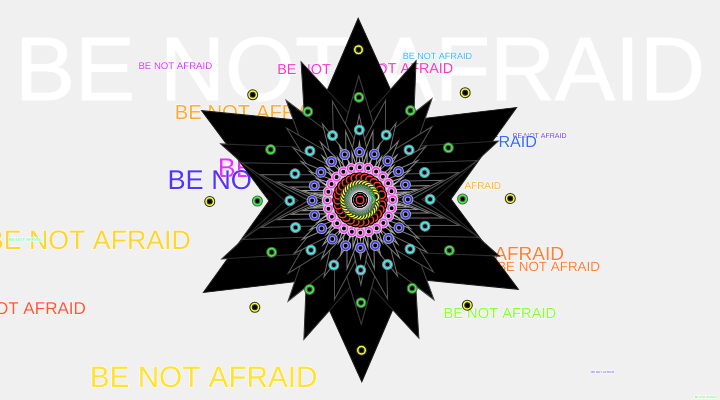
Frame 1 (no input)
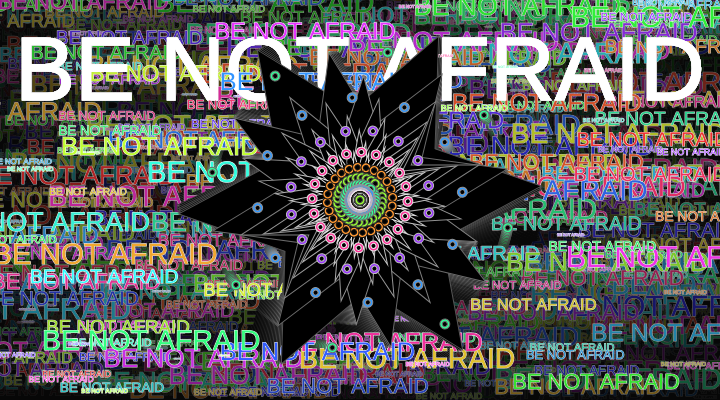
Frame 60 (no input)
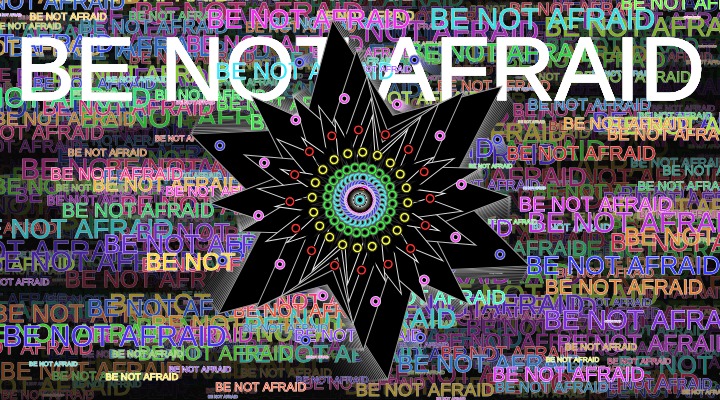
Frame 120 (the mouse pressed at the canvas centre since frame 60)

The p5.js sketch that drew these frames (run headless with seeded random() and noise() and a simulated clock; from frame 60 on, the mouse is pressed at the canvas centre):

// p5.js sketch
// ── sketch.js
let count = 0;

function setup() {
  createCanvas(720, 400);
  colorMode(HSB)
}

function draw() {
  
  
  background(0, 0, 0, .06);

  stroke(0, 0, 100)
  fill(0,0,100)
  
  textSize(90)
  textAlign(CENTER)
  text("BE NOT AFRAID", width/2, 100)

  for (i = 0; i < 20; i++){
    textFill = random(0,360)
    fontSize = random(1,30)
    x = random(0, width)
    y = random(0, height)
    writeText(textFill, fontSize, x, y)
  }
  
  push();
  
  translate(width/2, height/2);
  rotate(frameCount / -100.0);
  drawStars(0, 0, height/2, height/4, 5)
  pop();
  
}

function star(x, y, radius1, radius2, npoints) {
  let angle = TWO_PI / npoints;
  let halfAngle = angle / 2.0;
  beginShape();
  for (let a = 0; a < TWO_PI; a += angle) {
    let sx = x + cos(a) * radius2;
    let sy = y + sin(a) * radius2;
    vertex(sx, sy);
    sx = x + cos(a + halfAngle) * radius1;
    sy = y + sin(a + halfAngle) * radius1;
    vertex(sx, sy);
  }
  endShape(CLOSE);
}

function drawStars(x, y, radius1, radius2, npoints) {
  count++;

  let h = map(count + frameCount * 0.1, 0, 24, 0, 100) % 100;
  let f = map(count + frameCount * 0.1, 0, 24, 0, 360) % 360;
  fill(0,0,0)

  stroke(0, 0, h);

  if (count % 2 === 0) {
    star(x, y, radius1, radius2, npoints); 
  } 

  if (count % 4 === 0){
    let angle = TWO_PI / npoints;
    for (let a = 0; a < TWO_PI; a += angle) {
      let sx = x + cos(a) * radius1;
      let sy = y + sin(a) * radius1;

      fill(f, 80, 100)
      ellipse(sx, sy, 10);
      fill(0,0,0)
      ellipse(sx, sy, 5) 
    }
  }

  if (npoints < 100) {
    drawStars(x, y, radius1/1.1, radius2/1.1, npoints + 1);
  } else {
    // console.log(count);
  }
}



function writeText(textFill, fontSize, x, y){
  stroke(0, 0, 100)
  fill(textFill,80,100)
  
  textSize(fontSize)
  textAlign(CENTER)
  text("BE NOT AFRAID", x, y)
}
